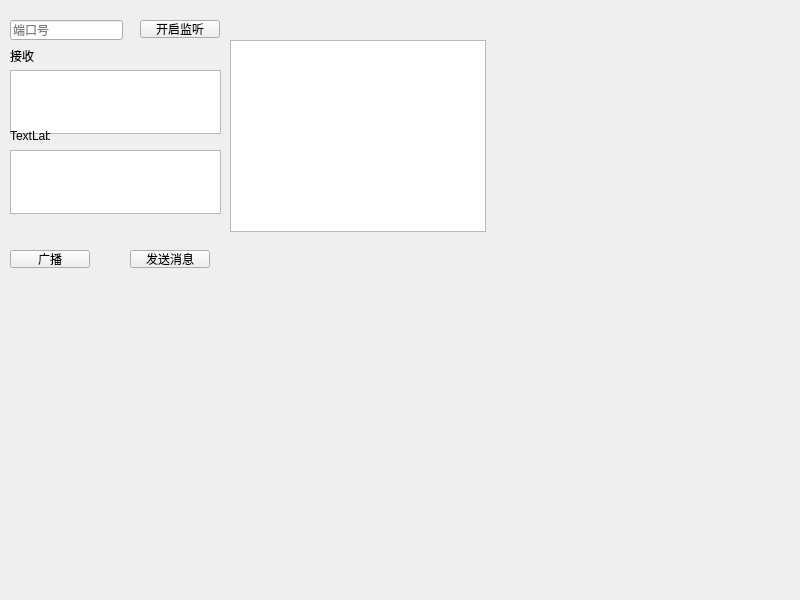
<?xml version="1.0" encoding="UTF-8"?>
<ui version="4.0">
 <class>Widget</class>
 <widget class="QWidget" name="Widget">
  <property name="geometry">
   <rect>
    <x>0</x>
    <y>0</y>
    <width>800</width>
    <height>600</height>
   </rect>
  </property>
  <property name="windowTitle">
   <string>刘金玉编程服务端</string>
  </property>
  <widget class="QLineEdit" name="leport">
   <property name="geometry">
    <rect>
     <x>10</x>
     <y>20</y>
     <width>113</width>
     <height>20</height>
    </rect>
   </property>
   <property name="placeholderText">
    <string>端口号</string>
   </property>
  </widget>
  <widget class="QPushButton" name="pushButton">
   <property name="geometry">
    <rect>
     <x>140</x>
     <y>20</y>
     <width>80</width>
     <height>18</height>
    </rect>
   </property>
   <property name="text">
    <string>开启监听</string>
   </property>
  </widget>
  <widget class="QListWidget" name="lwlog">
   <property name="geometry">
    <rect>
     <x>230</x>
     <y>40</y>
     <width>256</width>
     <height>192</height>
    </rect>
   </property>
  </widget>
  <widget class="QTextEdit" name="teReceive">
   <property name="geometry">
    <rect>
     <x>10</x>
     <y>70</y>
     <width>211</width>
     <height>64</height>
    </rect>
   </property>
  </widget>
  <widget class="QTextEdit" name="teSend">
   <property name="geometry">
    <rect>
     <x>10</x>
     <y>150</y>
     <width>211</width>
     <height>64</height>
    </rect>
   </property>
  </widget>
  <widget class="QLabel" name="label">
   <property name="geometry">
    <rect>
     <x>10</x>
     <y>50</y>
     <width>40</width>
     <height>12</height>
    </rect>
   </property>
   <property name="text">
    <string>接收</string>
   </property>
  </widget>
  <widget class="QLabel" name="label_2">
   <property name="geometry">
    <rect>
     <x>10</x>
     <y>130</y>
     <width>40</width>
     <height>12</height>
    </rect>
   </property>
   <property name="text">
    <string>TextLabel</string>
   </property>
  </widget>
  <widget class="QPushButton" name="pushButton_2">
   <property name="geometry">
    <rect>
     <x>10</x>
     <y>250</y>
     <width>80</width>
     <height>18</height>
    </rect>
   </property>
   <property name="text">
    <string>广播</string>
   </property>
  </widget>
  <widget class="QPushButton" name="pushButton_3">
   <property name="geometry">
    <rect>
     <x>130</x>
     <y>250</y>
     <width>80</width>
     <height>18</height>
    </rect>
   </property>
   <property name="text">
    <string>发送消息</string>
   </property>
  </widget>
 </widget>
 <resources/>
 <connections/>
</ui>
